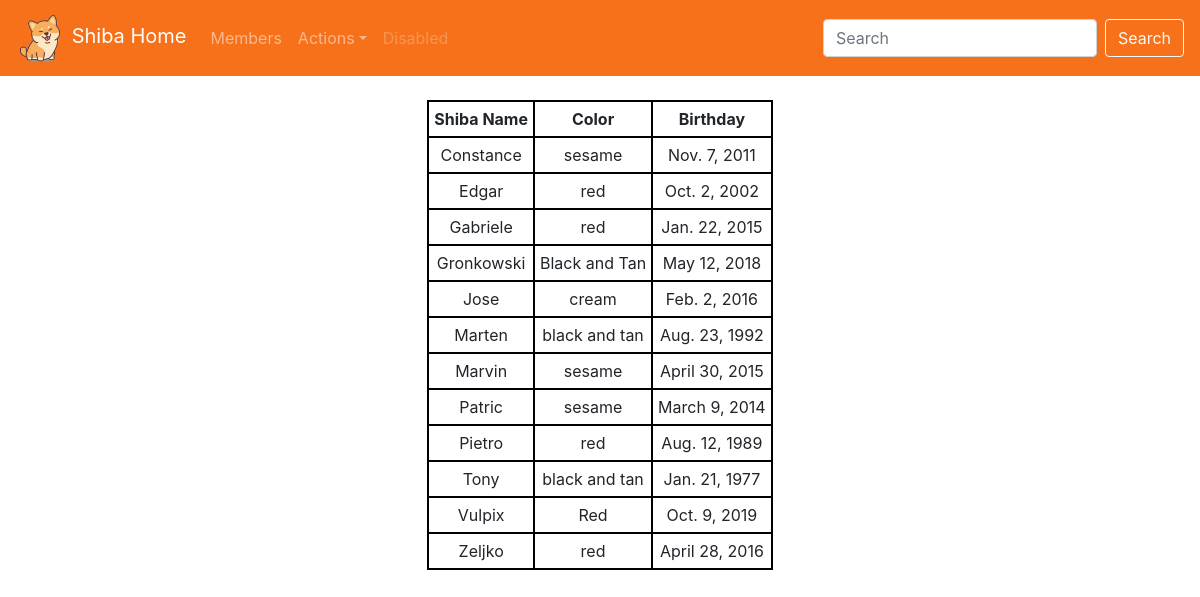
The app's page /shiba/, older data.
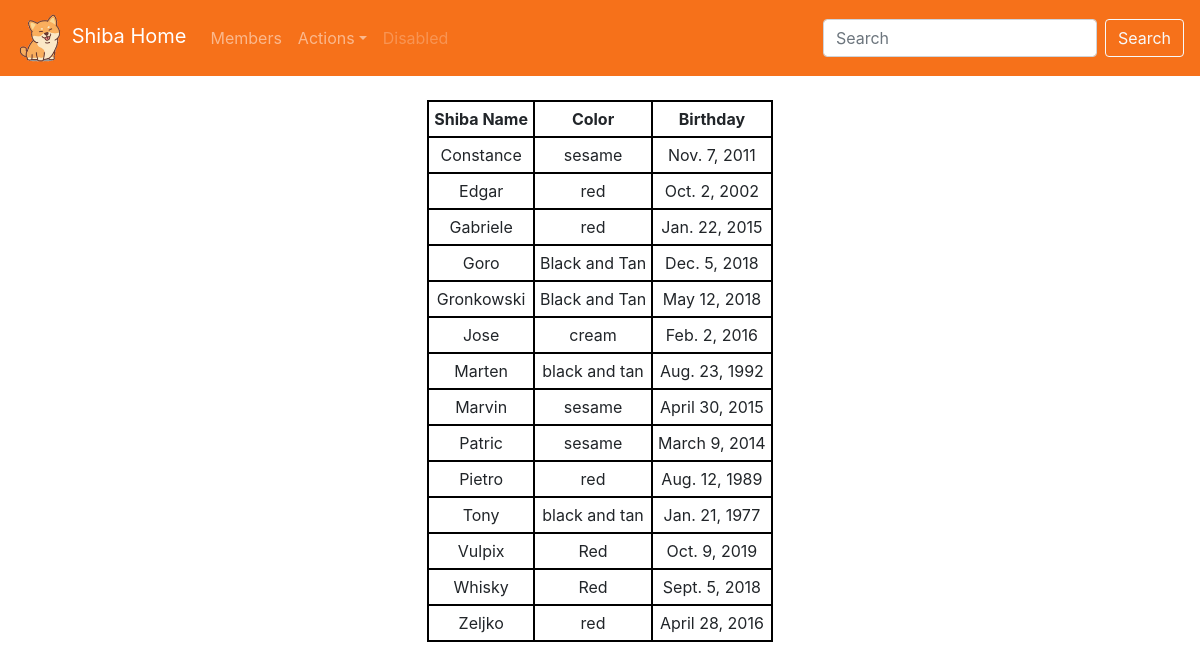
The same page, newer data.
### main_app/models.py (models this page shows, shortened)
class Shiba(models.Model):
    colors = [
        ("Black and Tan", "Black and Tan"),
        ("Red", "Red"),
        ("Cream", "Cream"),
        ("Sesame", "Sesame"),
        ]
    name = models.CharField(max_length=128)
    color = models.CharField(max_length=13,choices=colors, default="Red")
    birthday = models.DateField()

### main_app/views.py (the view)
# urls.py: path('shiba/', include('main_app.urls')),
def shiba(request):
    shiba = Shiba.objects.order_by('name')
    shiba_dict = {'shibas_list': shiba}
    return render(request, 'main_app/shiba.html',context=shiba_dict)

### templates/main_app/shiba.html (shortened to what this page needs)
<!DOCTYPE html>
{% extends "main_app/base.html" %}
{% load static %}
{% block extra_head %}
    <link rel="stylesheet" href="{% static '/css/tablestyle.css' %}"/>
{% endblock %}
{% block body_block %}
{%  load static %}
    <table>
      <thead>
        <th>Shiba Name</th>
        <th>Color</th>
        <th>Birthday</th>
      </thead>
      {% for shiba in shibas_list %}
      <tr>
        <td>{{ shiba.name}}</td>
        <td>{{ shiba.color }}</td>
        <td>{{ shiba.birthday }}</td>
      </tr>
    {% endfor %}
    </table>
{% endblock %}

### templates/main_app/base.html (shortened to what this page needs)
<!doctype html>
{% load static %}
<html lang="en">
  <head>
    {% block extra_head %}{% endblock %}
    <link rel="stylesheet" href="https://stackpath.bootstrapcdn.com/bootstrap/4.4.1/css/bootstrap.min.css">
  </head>
  <body>
    <nav class="navbar navbar-expand-md navbar-dark fixed-top">
      <a class="navbar-brand" href="{% url 'index' %}"><img class="icon" src="{% static '/images/shiba_icon_transparent.png' %}" alt="icon"> Shiba Home</a>
      <div class="collapse navbar-collapse" id="navbarsExampleDefault">
        <ul class="navbar-nav mr-auto">
          <li class="nav-item">
            <a class="nav-link" href="{% url 'main_app:shiba' %}">Members</a>
          </li>
          <li class="nav-item dropdown">
            <a class="nav-link dropdown-toggle" href="#" id="dropdown01" data-toggle="dropdown" aria-haspopup="true" aria-expanded="false">Actions</a>
          </li>
          <li class="nav-item">
            <a class="nav-link disabled" href="#" tabindex="-1" aria-disabled="true">Disabled</a>
          </li>
        </ul>
        <form class="form-inline my-2 my-lg-0">
          <input class="form-control mr-sm-2" type="text" placeholder="Search" aria-label="Search">
          <button class="btn btn-outline-light my-2 my-sm-0" type="submit">Search</button>
        </form>
      </div>
    </nav>
    <div class="container">
      {% block body_block %}{% endblock %}
    </div>
</html>

### static/css/tablestyle.css (style rules this page uses)
.container { margin-top: 100px; }
tr,td, th { padding: 5px; border: solid black 2px; text-align: center; }
table { margin-left: auto; margin-right: auto; }
.icon { width: 50px; height: 50px; }
.navbar { background-color: #F6711A; }

Row changes from the older to the newer data that the page shows:
added Shiba: name "Goro", color "Black and Tan", birthday "Dec. 5, 2018"
added Shiba: name "Whisky", color "Red", birthday "Sept. 5, 2018"
